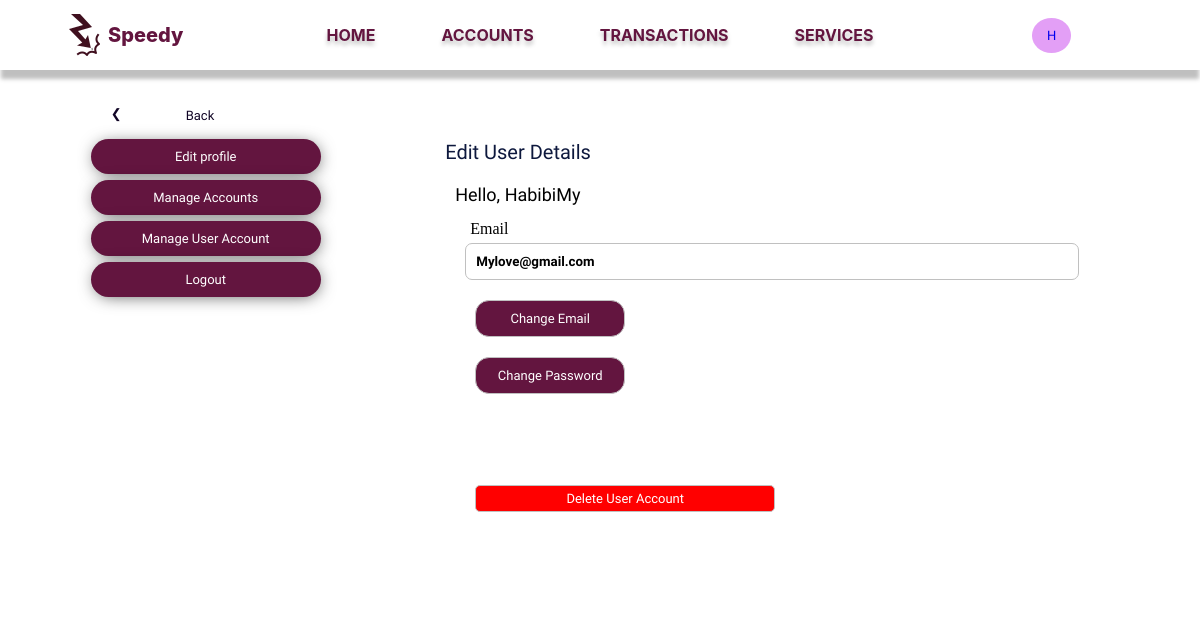
The page /HabibiMy/profile/manage_user_account (signed in) on the database as committed earlier.
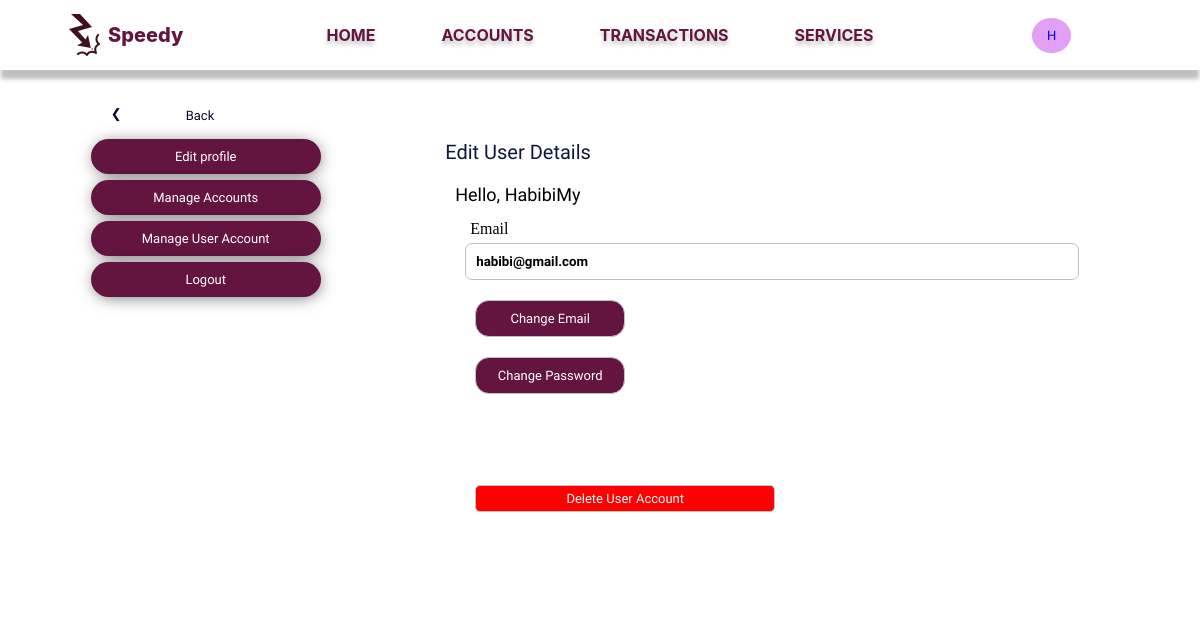
The same page on the database as committed later.
### app/models.py (models this page shows, shortened)
class Customer(db.Model):
  id = db.Column(db.Integer, primary_key=True)
  user_id = db.Column(db.Integer,db.ForeignKey('user.id'))
  first_name = db.Column(db.String(140))
  last_name = db.Column(db.String(140))
  email = db.Column(db.String(120), index=True, unique=True)
  phone_number = db.Column(db.String(204), unique=True)
  username = db.Column(db.String(200))
  address = db.relationship('Address', backref='customer', lazy='dynamic')
  dob = db.Column(db.DateTime)
  date_created= db.Column(db.DateTime, default=datetime.utcnow)
  bank_name = db.Column(db.String(240), default="Speedy")
  accounts = db.relationship('Account', backref='customer', lazy='dynamic')

### app/routes.py (the view)
@app.route('/<username>/profile/manage_user_account', methods=['GET', 'POST'])
def user_acc(username):
    customer: Customer = Customer.query.filter_by(user_id=current_user.id).first()
    if username != customer.username:
        return redirect(url_for('user_home', username=customer.username))
    form1 = ChangeEmail()
    if form1.validate_on_submit():
        customer.email = form1.email.data
        current_user.email = form1.email.data
        db.session.commit()
        return render_template('manage_user_account.html', username=customer.username, customer=customer, form1=form1)
    return render_template('manage_user_account.html', username=customer.username, customer=customer, form1=form1)

### app/forms.py
class ChangeEmail(FlaskForm):
    email = StringField('Email', validators=[DataRequired()])
    submit = SubmitField('Change Email')

### app/models.py (called while the page is built)
@login.user_loader
def load_user(id):
  return User.query.get(int(id))

### app/templates/manage_user_account.html (shortened to what this page needs)
{% extends 'user_profile_base.html' %}
{% block content %}
<link rel="stylesheet" href="{{ url_for('static', filename='styles/user_profile.css')}}">
<div id="user_acc">
    <p id="title">Edit User Details</p>
    <p class="title user_name">Hello, {{customer.username}}</p>
    <div id="email_edit">
        <div id="form_user">
            <form action="" method="POST" novalidate>
                <div id="email">
                    <p>{{form1.email.label}}</p>
                    <p>{{form1.email(size=70, class="input", id="input_email", value=customer.email)}}</p>
                </div>
                <div id="submit/cancel">
                    {{form1.submit(class="use_acc")}}
                </div>
            </form>
            <div id="del_div">
                <a id="change" href="{{url_for('change_password', username=customer.username)}}">Change Password</a>
                <a id="del_acc"  href="{{url_for('delete_account', username=customer.username)}}">Delete User Account</a>
            </div>
            </div>
    </div>
</div>
{% endblock %}

### app/templates/nav-bar.html (shortened to what this page needs)
<!DOCTYPE html>
<html lang="en">
<head>
  <link rel="stylesheet" href="{{ url_for('static', filename='styles/nav-bar.css') }}">
</head>
<body>
  <div class="nav-bar">
    <div class="logo">
      <img src="{{ url_for('static', filename='images/logo.png') }}" alt="">
      <a href="">Speedy</a>
    </div>
    <div class="links">
      <a href="{{ url_for('user_home', username=customer.username)}}">HOME</a>
      <a href="{{ url_for('accounts', username=customer.username)}}">ACCOUNTS</a>
      <a href="{{ url_for('transactions', username=customer.username )}}">TRANSACTIONS</a>
      <a href="{{ url_for('services', username=customer.username) }}">SERVICES</a>
    </div>
    <div class="profile" title="View your profile">
      <a href="{{ url_for('profile', username=customer.username)}}">{{ customer.username[0] }}</a>
    </div>
  </div>
</body>
</html>

Rows that differ between the two databases and show on the page:
changed Customer "HabibiMy": email "Mylove@gmail.com" → "habibi@gmail.com"
